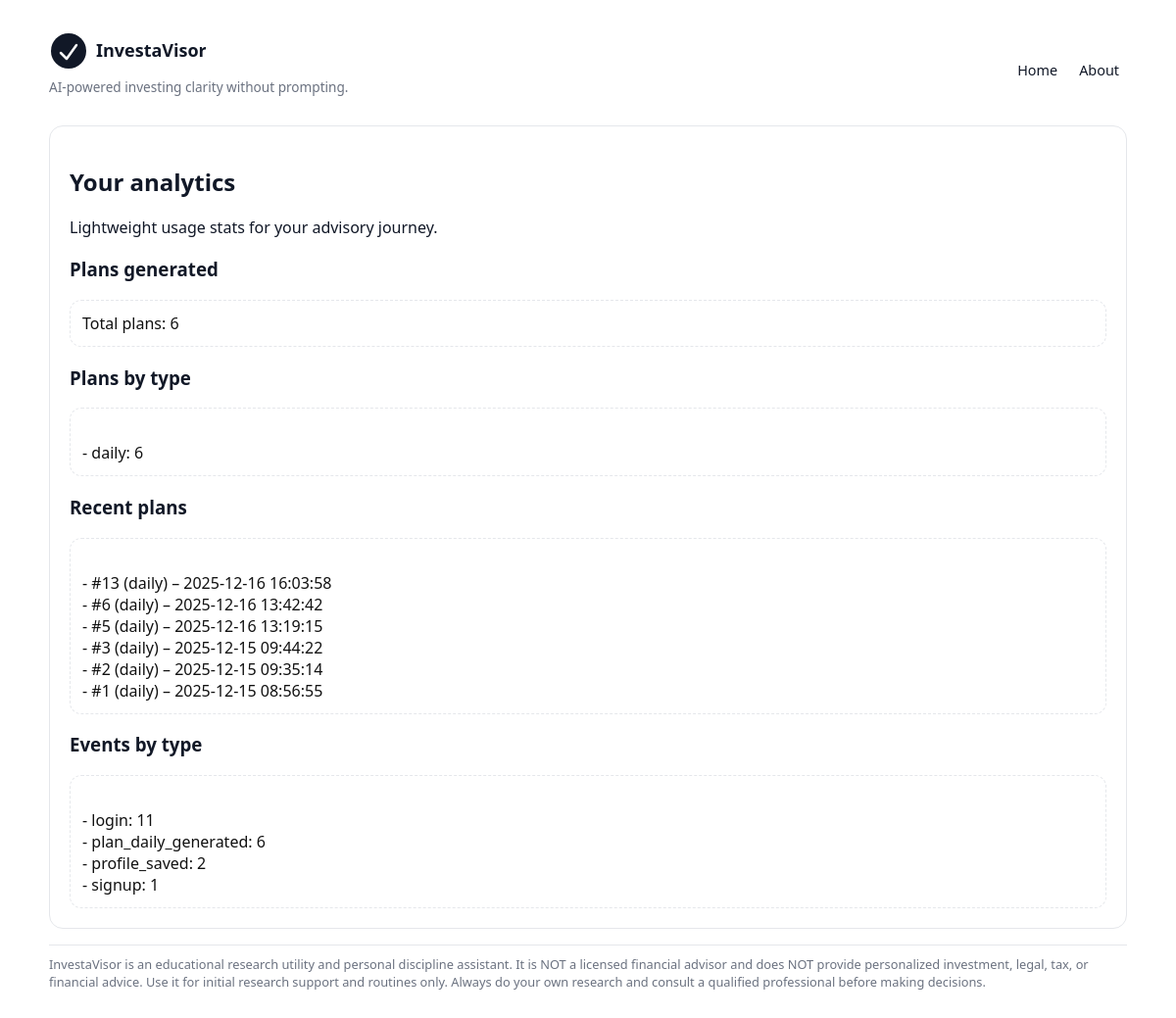
Screenshot of /analytics (signed in) with the database file from the repository.
### tables this page shows
CREATE TABLE plans (
    id INTEGER PRIMARY KEY AUTOINCREMENT,
    user_id INTEGER NOT NULL,
    plan_type TEXT NOT NULL,
    input_context TEXT NOT NULL,
    response_text TEXT NOT NULL,
    created_at DATETIME DEFAULT CURRENT_TIMESTAMP, advisor_version TEXT DEFAULT 'v1',
    FOREIGN KEY (user_id) REFERENCES users(id)
);

CREATE TABLE events (
    id INTEGER PRIMARY KEY AUTOINCREMENT,
    user_id INTEGER,
    event_type TEXT NOT NULL,
    event_payload TEXT,
    created_at DATETIME DEFAULT CURRENT_TIMESTAMP,
    FOREIGN KEY (user_id) REFERENCES users(id)
);

### app.py (the view)
@app.get("/analytics")
@login_required
def analytics():
    from services.analytics import user_analytics
    user_id = session["user_id"]
    a = user_analytics(user_id)
    return render_template("insights.html", disclaimer=DISCLAIMER_TEXT, a=a)

### app.py (called while the page is built)
def login_required(fn):
    @wraps(fn)
    def wrapper(*args, **kwargs):
        if session.get("user_id"):
            return fn(*args, **kwargs)
        if request.path.startswith("/api/"):
            return jsonify({"error": "Unauthorized"}), 401
        return redirect(url_for("home"))
    return wrapper

### db.py (called while the page is built)
def get_db():
    if "db" not in g:
        g.db = sqlite3.connect(DATABASE)
        g.db.row_factory = sqlite3.Row
    return g.db

### templates/insights.html (shortened to what this page needs)
{% extends "layout.html" %}
{% block content %}
<section class="card">
  <h2>Your analytics</h2>
  <p class="muted">Lightweight usage stats for your advisory journey.</p>
  <h3>Plans generated</h3>
  <div class="output">Total plans: {{ a.total_plans }}</div>
  <h3>Plans by type</h3>
  <div class="output">
{% for row in a.plans_by_type -%}
- {{ row.plan_type }}: {{ row.c }}
{% else -%}
No plans yet.
{% endfor -%}
  </div>
  <h3>Recent plans</h3>
  <div class="output">
{% for p in a.recent_plans -%}
- #{{ p.id }} ({{ p.plan_type }}) – {{ p.created_at }}
{% else -%}
No plans yet.
{% endfor -%}
  </div>
  <h3>Events by type</h3>
  <div class="output">
{% for e in a.events_by_type -%}
- {{ e.event_type }}: {{ e.c }}
{% else -%}
No events yet.
{% endfor -%}
  </div>
</section>
{% endblock %}

### templates/layout.html (shortened to what this page needs)
<!doctype html>
<html lang="en">
<head>
  <link rel="stylesheet" href="{{ url_for('static', filename='styles.css') }}" />
</head>
<body>
  <main class="container">
    <header class="header">
      <div class="topbar">
        <div class="brandBlock">
          <a href="/" class="brandLink" aria-label="InvestaVisor Home">
            <img src="{{ url_for('static', filename='logo.svg') }}" alt="InvestaVisor" class="logoImg">
          </a>
          <p class="tagline">AI-powered investing clarity without prompting.</p>
        </div>
        <nav class="navDesktop" aria-label="Primary">
          <a href="/">Home</a>
          <a href="/about">About</a>
        </nav>
      </div>
    </header>
    {% block content %}{% endblock %}
    <footer class="disclaimer">
      {{ disclaimer }}
    </footer>
  </main>
</body>
</html>

### static/styles.css (style rules this page uses)
:root { --border:#e5e7eb; --text:#111827; --muted:#6b7280; }
body { margin:0; font-family: system-ui, Arial, sans-serif; color: var(--text); background:#fff; }
.container { max-width: 560px; margin: 0 auto; padding: 16px; }
@media (min-width: 768px) { .container { max-width: 900px; padding: 24px; } }
@media (min-width: 1200px) { .container { max-width: 1100px; padding: 32px; } }
.header { text-align:left; margin-bottom: 16px; }
.topbar { display:flex; align-items:center; justify-content:space-between; gap:12px; }
.tagline { margin-top:2px; font-size:0.85rem; color:var(--muted); }
.brandLink { display:inline-flex; align-items:center; text-decoration:none; }
.logoImg { height:40px; width:auto; display:block; }
.card { border: 1px solid var(--border); border-radius: 14px; padding: 14px; margin: 12px 0; }
@media (min-width: 768px) { .card { padding: 20px; } }
.output { white-space: pre-wrap; margin-top: 12px; padding: 12px; border-radius: 12px; border: 1px dashed var(--border); color: #111; }
.disclaimer { margin-top: 16px; padding-top: 10px; border-top: 1px solid var(--border); font-size: 0.8rem; color: var(--muted); }
.navDesktop { display:flex; gap:6px; }
.navDesktop a { text-decoration:none; color:var(--text); padding:6px 8px; border-radius:8px; font-size:0.9rem; }

### rows the page displays
plans: plan_type "daily", c "6", id "6", created_at "2025-12-16 13:42:42"
plans: id "13", plan_type "daily", created_at "2025-12-16 16:03:58"
plans: id "5", plan_type "daily", created_at "2025-12-16 13:19:15"
plans: id "3", plan_type "daily", created_at "2025-12-15 09:44:22"
plans: id "2", plan_type "daily", created_at "2025-12-15 09:35:14"
plans: id "1", plan_type "daily", created_at "2025-12-15 08:56:55"
events: event_type "profile_saved", c "2"
events: event_type "signup", c "1"

### other values shown
{{ a.total_plans }} "6"
{{ e.event_type }} "login" "plan_daily_generated"
{{ e.c }} "11" "6"
